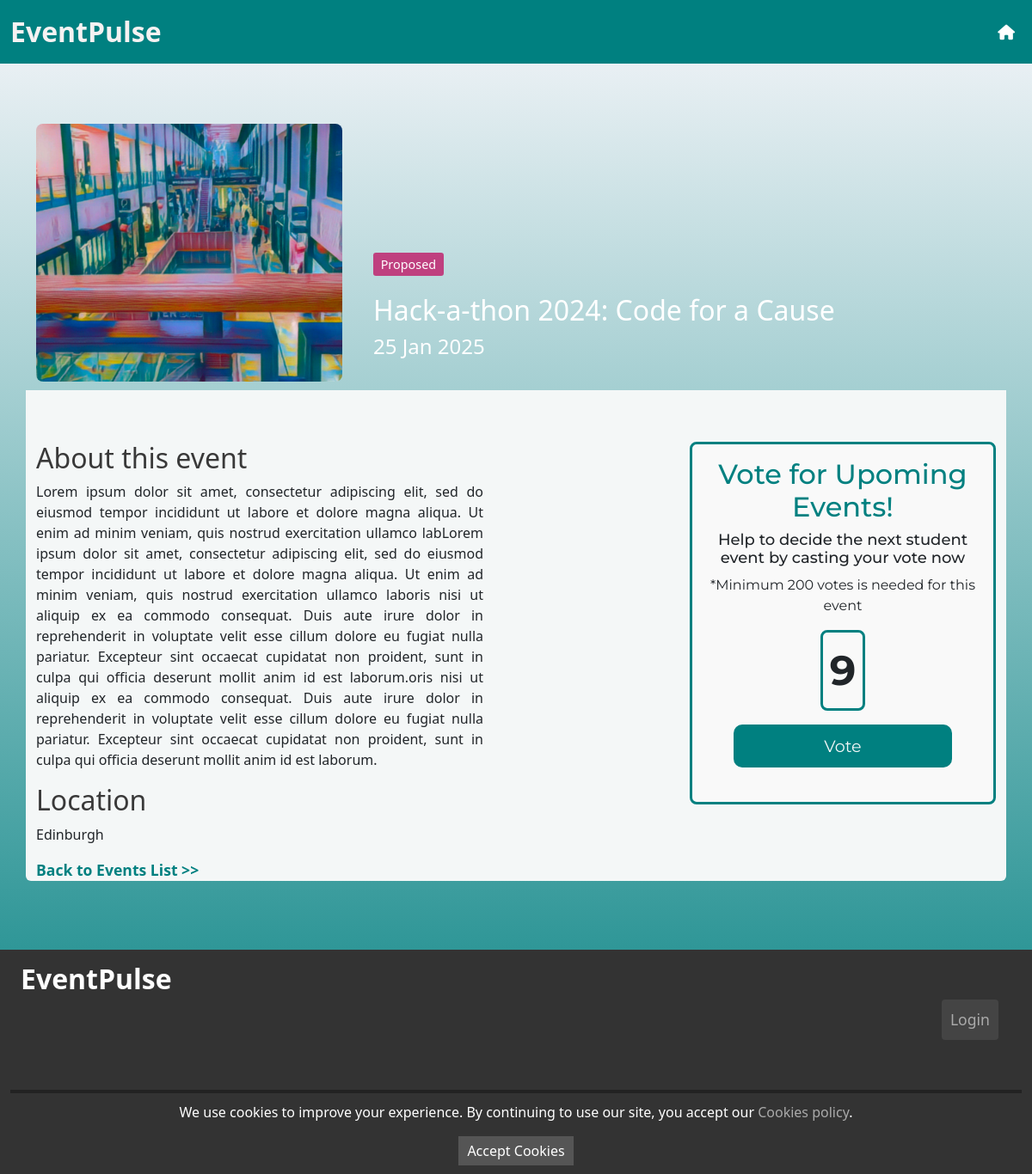
/admin/events/8, run on the app's committed database.
### app.py (models this page shows)
class Event(db.Model):
    eventId = db.Column(db.Integer, primary_key=True)
    eventName = db.Column(db.String(100), nullable=False)
    description = db.Column(db.Text)
    date = db.Column(db.Date, nullable=False)
    location = db.Column(db.String(100), nullable=False)
    tag = db.Column(db.Enum(EventStatus), nullable=False)
    image_url = db.Column(db.String(255), nullable=True)
    votes = db.Column(db.Integer, default=0)

### app.py (the view)
@app.route('/admin/events/<int:event_id>', methods=['GET', 'POST'])
def admin_event_detail(event_id):
    Events = select(Event).filter(Event.eventId == event_id)
    event = db.session.execute(Events).scalar_one_or_none()
    if event is None:
        return redirect(url_for('admin_index'))  # or handle 404
    if request.method == 'POST':
        event.votes += 1
        if event.votes >= 10 and event.tag != EventStatus.Confirmed:
            event.tag = EventStatus.Confirmed  # Update the tag to 'Confirmed'
        db.session.commit()
        return redirect(url_for('vote_confirmation', event_id=event_id))
    return render_template('event.html', event=event)

### app.py (called while the page is built)
@app.before_request
def update_event_tags():
    db.create_all()
    today = date.today()
    events_to_update = Event.query.filter(
        Event.date < today,
        Event.tag.in_([EventStatus.Proposed, EventStatus.Confirmed])
    ).all()
    for event in events_to_update:
        event.tag = EventStatus.Past  # Change the tag to 'Past'
    db.session.commit()

### templates/event.html
{% extends 'base.html' %}
{% block content %}
<div class="container topbox rounded-top">
    <div class="row">
        <div class="col-12 col-md-4 col-lg-4">
            {% if event.image_url %}
            <img src="{{ url_for('static', filename=event.image_url) }}" alt="Event Image" id="eventImageLarge">
            {% endif %}
        </div>
        <div class="col-12 col-md-8 col-lg-8 d-flex flex-column" id="textContainer">
            <div class="container title-box">
                <p class="card-text">
                    <span class="tag-pill
                        {% if event.tag.value == 'Confirmed' %}tag-pill-tag1
                        {% elif event.tag.value == 'Proposed' %}tag-pill-tag2
                        {% else %}tag-pill-tag3
                        {% endif %}">
                        {{ event.tag.value }}
                    </span>
                </p>
                <p class="card-text" id="eventName">{{ event.eventName }}</p>
                <p class="card-text" id="eventDate">{{ event.date.strftime('%d %b %Y')}}</p>
            </div>
        </div>
    </div>
</div>
<div class="container bottombox rounded-bottom">
    <div class="row">
        <div class="col-12 col-md-6 col-lg-8" id="infobox">
            <h2 id="eventInfo">About this event</h2>
            <p id="description">{{ event.description }}</p>
            <h2 id="eventInfo">Location</h2>
            <p>{{ event.location }}</p>
        </div>
        {% if event.tag.value != "Past" and event.tag.value != "Confirmed" %}
        <div class="col-12 col-md-6 col-lg-4">
            <div class="container" id="voteBox">
                <h2>Vote for Upoming Events!</h2>
                <h3>Help to decide the next student event by casting your vote now</h3>
                <p>*Minimum 200 votes is needed for this event </p>
                <p class="border d-inline-block " id="voteCount"> {{ event.votes }} </p>
                <form action="{{ url_for('admin_event_detail', event_id=event.eventId) }}" method="post">
                    <button class="btn-primary" type="submit">Vote</button><br><br>
                </form>
            </div>
        </div>
        {% endif %}
    </div>
    <a href="{{ url_for('index') }}"><strong>Back to Events List >></strong></a>
</div><br><br>
{% endblock %}

### static/css/style.css (style rules this page uses)
body { background: rgb(246, 246, 250); background: linear-gradient(180deg, rgba(246, 246, 250, 1) 0%, rgba(0, 128, 128, 1) 100%); color: #f9f9f9; margin: 0; padding: 0; font-family: 'Open Sans', sans-serif; width: 100%; height: 100%; }
.tag-pill { display: inline-block; padding: 0.2em 0.6em; font-size: 0.9em; color: #fff; background-color: #6c757d; border-radius: 0.2rem; }
.btn-primary { width: 80% !important; height: 50px; border-radius: 10px; font-size: 1.2rem; background-color: #008080 !important; border: none; color: #f4f7f7; }
.topbox { margin-top: 5%; background-color: none; color: #fff; }
.bottombox { background-color: #f4f7f7; padding-top: 5%; }
#eventImageLarge { width: 100%; height: 300px; border-radius: 8px; margin-top: 10px; margin-bottom: 10px; margin-left: 0px; object-fit: cover; object-position: center; }
.title-box { margin-top: 10rem; }
.title-box p+p { margin-top: 0 !important; margin-bottom: 0 !important; }
.d-flex.flex-column { display: flex; flex-direction: column; height: 100%; }
#voteBox { border: 3px solid #008080; border-radius: 8px; background-color: #f9f9f9; text-align: center; font-family: 'Montserrat', sans-serif; padding: 1rem; }
h2 { color: #008080 !important; font-size: 24px; }
h3 { color: #dcf3f3; font-size: 18px !important; }
#eventInfo { color: rgb(57, 57, 57) !important; }
.border { border-color: #008080 !important; }
.tag-pill { padding: 0.2rem 0.5rem; background-color: #d63384; color: white; border-radius: 50px; display: inline-block; }
#eventName { font-size: 32px !important; }
#eventDate { font-size: 24px; }
a { text-decoration: none !important; color: #008080 !important; font-size: 1.1rem !important; }
#description { text-align: justify; }
#infobox { padding-right: 20%; }
#voteCount { border: 3px solid #008080 !important; padding: 0.5rem; font-size: 48px; font-weight: bolder; border-radius: 8px; }
.tag-pill { display: inline-block; padding: 0.2em 0.6em; font-size: 0.9em; color: #fff; border-radius: 0.2rem; }
.tag-pill-tag2 { background-color: #bf407f; }

### data on the page
Event: image_url (picture), tag.value "Proposed", eventName "Hack-a-thon 2024: Code for a Cause", date "25 Jan 2025", description "Lorem ipsum dolor sit amet, consectetur adipiscing elit, sed do eiusmod tempor incididunt ut labore et dolore magna aliqua. Ut enim ad minim veniam, quis nostrud exercitation ullamco labLorem ipsum dolor sit amet, consectetur adipiscing elit, sed do eiusmod tempor incididunt ut labore et dolore magna aliqua. Ut enim ad minim veniam, quis nostrud exercitation ullamco laboris nisi ut aliquip ex ea commodo consequat. Duis aute irure dolor in reprehenderit in voluptate velit esse cillum dolore eu fugiat nulla pariatur. Excepteur sint occaecat cupidatat non proident, sunt in culpa qui officia deserunt mollit anim id est laborum.oris nisi ut aliquip ex ea commodo consequat. Duis aute irure dolor…", location "Edinburgh", votes "9"
